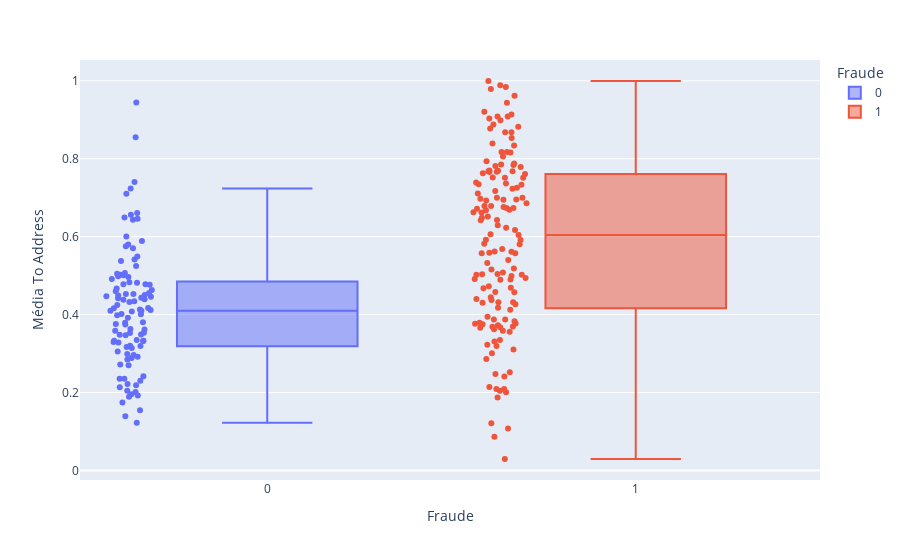

Notebook code cell kept with this figure:
### Markdown cell above
### 2.5. Boxplot - Média To Adress

### Code cell
fig = px.box(df_eda, x="Fraude", y="Média To Address", points="all", log_y=False, color='Fraude')
fig.show()

### Figure 1 — Plotly figure (JSON) as saved in the notebook; plotly's stock layout.template omitted (floating-point values rounded to 4 significant figures; data arrays with more than 128 entries replaced by an {"elided": "..."} marker saying what was removed)
{"data": [{"alignmentgroup": "True", "boxpoints": "all", "hovertemplate": "Fraude=%{x}<br>Média To Address=%{y}<extra></extra>", "legendgroup": "0", "marker": {"color": "#636efa"}, "name": "0", "notched": false, "offsetgroup": "0", "orientation": "v", "showlegend": true, "type": "box", "x": [0, 0, 0, 0, 0, 0, 0, 0, 0, 0, 0, 0, 0, 0, 0, 0, 0, 0, 0, 0, 0, 0, 0, 0, 0, 0, 0, 0, 0, 0, 0, 0, 0, 0, 0, 0, 0, 0, 0, 0, 0, 0, 0, 0, 0, 0, 0, 0, 0, 0, 0, 0, 0, 0, 0, 0, 0, 0, 0, 0, 0, 0, 0, 0, 0, 0, 0, 0, 0, 0, 0, 0, 0, 0, 0, 0, 0, 0, 0, 0, 0, 0, 0, 0, 0, 0, 0, 0, 0, 0, 0, 0, 0, 0, 0, 0, 0, 0, 0, 0, 0, 0, 0, 0, 0], "x0": " ", "xaxis": "x", "y": [0.3328, 0.3758, 0.292, 0.4599, 0.3169, 0.2961, 0.27, 0.4817, 0.3468, 0.2887, 0.2355, 0.5751, 0.4012, 0.2134, 0.5414, 0.5891, 0.4487, 0.1742, 0.4911, 0.4076, 0.4504, 0.4381, 0.4097, 0.4768, 0.1953, 0.661, 0.2417, 0.4172, 0.2844, 0.4667, 0.3139, 0.6458, 0.4468, 0.5023, 0.4634, 0.4165, 0.4096, 0.4528, 0.5064, 0.235, 0.4343, 0.4552, 0.299, 0.7237, 0.4777, 0.4324, 0.6563, 0.3485, 0.7405, 0.4984, 0.5372, 0.4528, 0.4393, 0.7103, 0.4129, 0.23, 0.3327, 0.2045, 0.3747, 0.3535, 0.4011, 0.5487, 0.1542, 0.2716, 0.4966, 0.2188, 0.2012, 0.6005, 0.3985, 0.5245, 0.5701, 0.5007, 0.4117, 0.1922, 0.3802, 0.3283, 0.5047, 0.3919, 0.4431, 0.2218, 0.3191, 0.3525, 0.3584, 0.6493, 0.483, 0.4417, 0.3296, 0.3619, 0.4454, 0.1393, 0.9446, 0.6435, 0.1224, 0.4245, 0.3791, 0.3198, 0.3483, 0.4775, 0.363, 0.5801, 0.1891, 0.8553, 0.335, 0.3049, 0.3319], "y0": " ", "yaxis": "y"}, {"alignmentgroup": "True", "boxpoints": "all", "hovertemplate": "Fraude=%{x}<br>Média To Address=%{y}<extra></extra>", "legendgroup": "1", "marker": {"color": "#EF553B"}, "name": "1", "notched": false, "offsetgroup": "1", "orientation": "v", "showlegend": true, "type": "box", "x": {"elided": "149 int values"}, "x0": " ", "xaxis": "x", "y": {"elided": "149 float values"}, "y0": " ", "yaxis": "y"}], "layout": {"autosize": true, "boxmode": "overlay", "legend": {"title": {"text": "Fraude"}, "tracegroupgap": 0}, "margin": {"t": 60}, "xaxis": {"anchor": "y", "autorange": true, "categoryarray": [0, 1], "categoryorder": "array", "domain": [0, 1], "range": [-0.5071, 1.5], "title": {"text": "Fraude"}, "type": "linear"}, "yaxis": {"anchor": "x", "autorange": true, "domain": [0, 1], "range": [-0.02464, 1.053], "title": {"text": "Média To Address"}, "type": "linear"}}}
